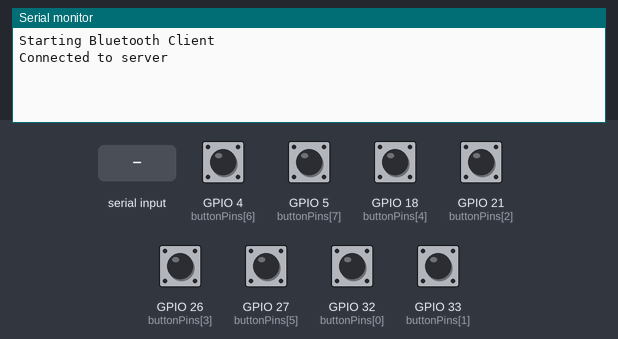
The sketch below on a simulated ESP32. On the bench: the last lines printed to the serial monitor. The inputs (shaded band) are chosen by the test bench; at power-on: GPIO 4 (buttonPins[6]), GPIO 5 (buttonPins[7]), GPIO 18 (buttonPins[4]), GPIO 21 (buttonPins[2]), GPIO 26 (buttonPins[3]), GPIO 27 (buttonPins[5]), GPIO 32 (buttonPins[0]), GPIO 33 (buttonPins[1]) HIGH. Nothing arrives over Bluetooth unless stated.

Above: at 1.2 s.
1.3 s: GPIO 4 (buttonPins[6]) pulled LOW for 0.15 s
At 2.5 s:
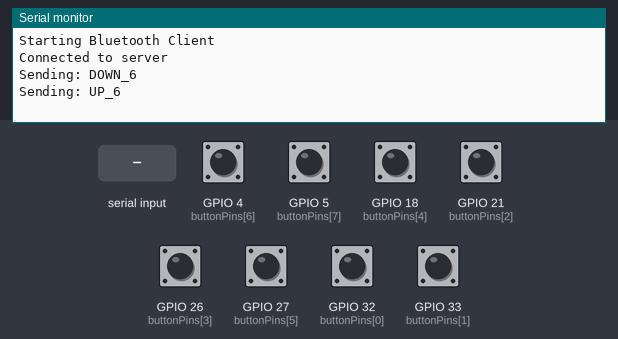
2.9 s: GPIO 5 (buttonPins[7]) pulled LOW for 1 s
At 3.15 s:
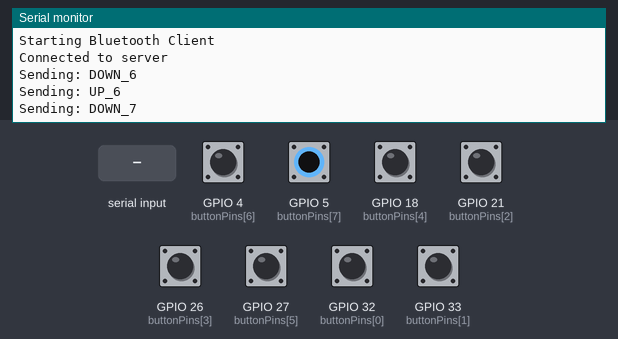
5.4 s: "1" received over the second serial link
At 7.0 s:
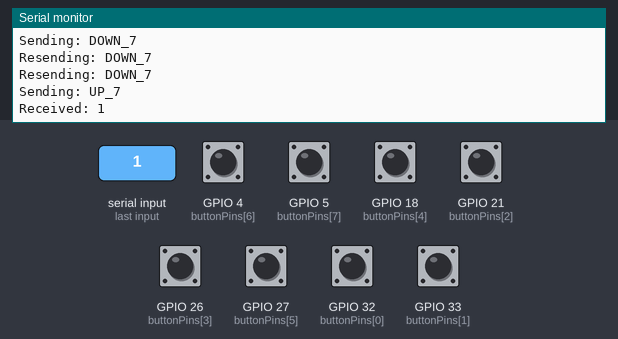
7.9 s: GPIO 18 (buttonPins[4]) pulled LOW for 0.15 s
At 8.5 s:
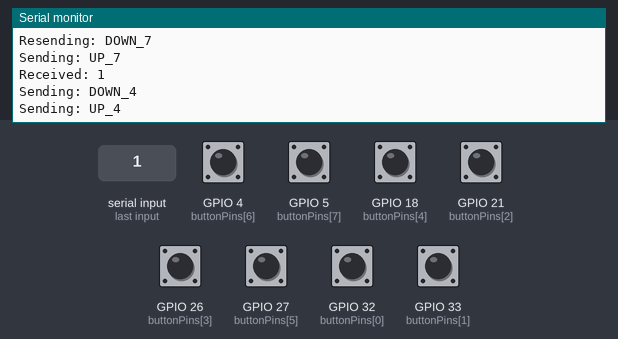
9.5 s: GPIO 21 (buttonPins[2]) pulled LOW for 0.15 s
At 10.8 s:
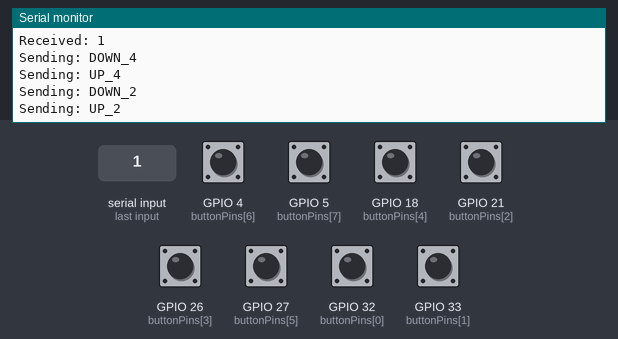
11.1 s: GPIO 26 (buttonPins[3]) pulled LOW for 0.15 s
At 12.2 s:
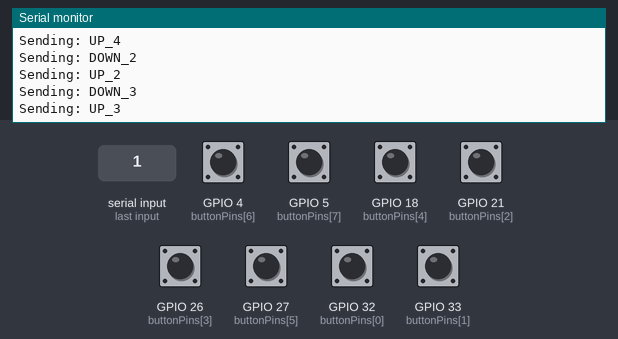
Timing chart, 0 to 13.7 s (numbered marks = the images above; inputs shaded):
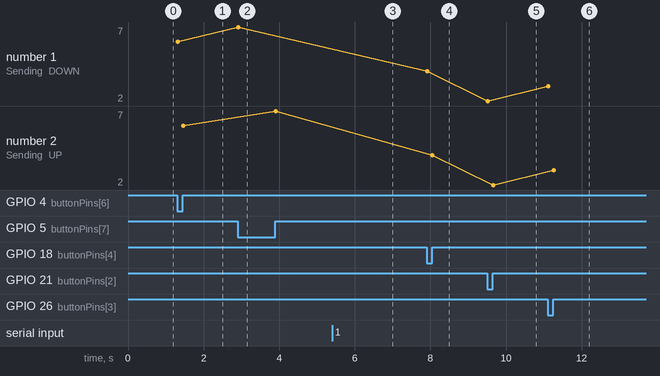

The sketch:

Adapy_ESP32_BT_Client.ino
```cpp
#include <Arduino.h>
#include "BluetoothSerial.h"

// Configuration parameters
const char* btServerName = "Adapy_BT_Server";
const char* btClientName = "ESP32_BT_Client";

const unsigned long resendInterval = 340; // Resend interval in milliseconds

// Bluetooth Serial object
BluetoothSerial SerialBT;

// GPIO pins for all 8 buttons
constexpr int buttonPins[] = {32, 33, 21, 26, 18, 27, 4, 5};

// State tracking for buttons
bool buttonStates[8] = {HIGH, HIGH, HIGH, HIGH, HIGH, HIGH, HIGH, HIGH}; // Assume buttons are pulled up
unsigned long lastSendTime[8] = {0, 0, 0, 0, 0, 0, 0, 0}; // Track last send time for each button

void setup() {
    Serial.begin(19200);
    Serial.println("Starting Bluetooth Client");

    // Initialize button pins
    for (int i = 0; i < 8; i++) {
        pinMode(buttonPins[i], INPUT_PULLUP);
    }

    // Initialize Bluetooth
    SerialBT.begin(btClientName);
    while (!SerialBT.connect(btServerName)) {
        Serial.println("Failed to connect, retrying...");
        delay(1000);
    }
    Serial.println("Connected to server");
}

void loop() {
    unsigned long currentMillis = millis();

    if (!SerialBT.connected()) {
        Serial.println("Disconnected from Bluetooth server");
        while (!SerialBT.connect(btServerName)) {
            Serial.println("Reconnecting...");
            delay(1000);
        }
        Serial.println("Reconnected to server");
    }

    // Check button states
    for (int i = 0; i < 8; i++) {
        bool currentState = digitalRead(buttonPins[i]);
        if (currentState != buttonStates[i]) {
            buttonStates[i] = currentState;
            String message = (currentState == LOW) ? "DOWN_" + String(i) : "UP_" + String(i);
            Serial.println("Sending: " + message);
            SerialBT.println(message);
            lastSendTime[i] = currentMillis;
        } else if (currentState == LOW && (currentMillis - lastSendTime[i] >= resendInterval)) {
            // Button is held down, resend message
            String message = "DOWN_" + String(i);
            Serial.println("Resending: " + message);
            SerialBT.println(message);
            lastSendTime[i] = currentMillis;
        }
    }

    // Check if we receive anything from the Bluetooth server
    if (SerialBT.available()) {
        String message = SerialBT.readString(); // Read what we have received
        Serial.print("Received: ");
        Serial.println(message);
    }

    delay(20); // Delay to prevent overwhelming the ESP32
}
```

Measured:
- after the input at 1.3 s, the serial monitor: prints a new line at once (image 1)
- after the input at 2.9 s, the serial monitor: prints a new line at once (image 2)
- after the input at 5.4 s, the serial monitor: prints a new line after 1.0 s (image 3)
- after the input at 7.9 s, the serial monitor: prints a new line at once (image 4)
- after the input at 9.5 s, the serial monitor: prints a new line at once (image 5)
- after the input at 11.1 s, the serial monitor: prints a new line at once (image 6)
- plotted number 1: 6 → 7 after the input at 2.9 s, 7 → 4 after the input at 7.9 s, 4 → 2 after the input at 9.5 s, 2 → 3 after the input at 11.1 s
- plotted number 2: 6 → 7 after the input at 2.9 s, 7 → 4 after the input at 7.9 s, 4 → 2 after the input at 9.5 s, 2 → 3 after the input at 11.1 s
